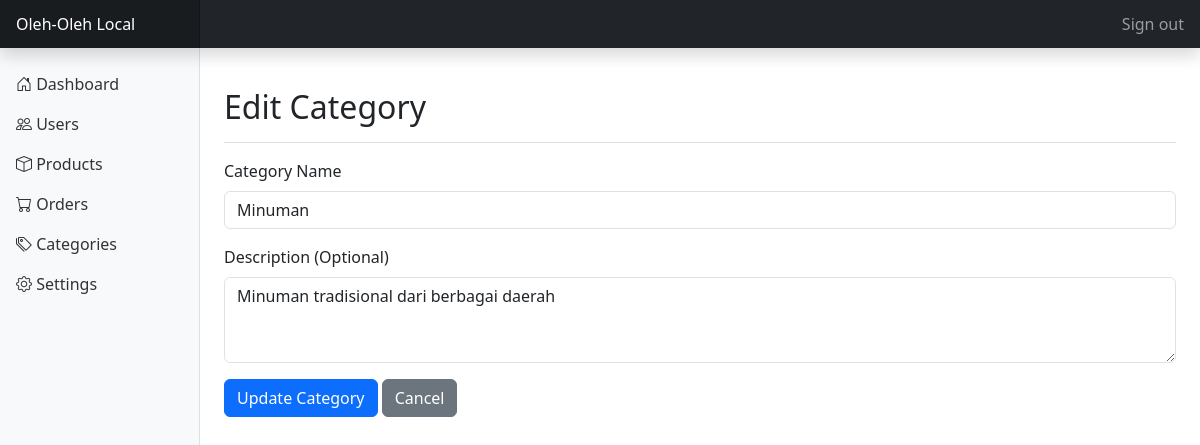
The app's page /admin/edit_category.php?id=2 (signed in) with its own data.
### tables this page shows
CREATE TABLE categories (
    id INT PRIMARY KEY AUTO_INCREMENT,
    name VARCHAR(100) NOT NULL,
    description TEXT,
    created_at TIMESTAMP DEFAULT CURRENT_TIMESTAMP
);

### classes/Category.php (called while the page is built, shortened)
<?php
class Category
{
    private $conn;
    private $table_name = "categories";
    public $id;
    public function __construct($db)
    {
        $this->conn = $db;
    }
    public function readOne()
    {
        $query = "SELECT * FROM " . $this->table_name . " WHERE id = ? LIMIT 0,1";
        $stmt = $this->conn->prepare($query);
        $stmt->bindParam(1, $this->id);
        $stmt->execute();
        $row = $stmt->fetch(PDO::FETCH_ASSOC);
        if ($row) {
            return $row;
        }
        return false;
    }
}

### admin/edit_category.php (the view, shortened to what this page needs)
<?php
include_once '../classes/Category.php';
$database = new Database();
$db = $database->getConnection();
$category = new Category($db);
$category->id = $_GET['id'];
$category_data = $category->readOne();
include_once '../includes/admin_header.php';
?>
<div class="container-fluid">
    <div class="row">
        <?php include_once '../includes/admin_sidebar.php'; ?>
        <main class="col-md-9 ms-sm-auto col-lg-10 px-md-4">
            <div
                class="d-flex justify-content-between flex-wrap flex-md-nowrap align-items-center pt-3 pb-2 mb-3 border-bottom">
                <h1 class="h2">Edit Category</h1>
            </div>
            <form action="<?php echo htmlspecialchars($_SERVER["PHP_SELF"] . "?id=" . $category->id); ?>" method="post">
                <div class="mb-3">
                    <label for="name" class="form-label">Category Name</label>
                    <input type="text" class="form-control" id="name" name="name"
                        value="<?php echo $category_data['name']; ?>" required>
                </div>
                <div class="mb-3">
                    <label for="description" class="form-label">Description (Optional)</label>
                    <textarea class="form-control" id="description" name="description"
                        rows="3"><?php echo $category_data['description']; ?></textarea>
                </div>
                <button type="submit" class="btn btn-primary">Update Category</button>
                <a href="categories.php" class="btn btn-secondary">Cancel</a>
            </form>
        </main>
    </div>
</div>
<?php include_once '../includes/admin_footer.php'; ?>

### assets/admin.css (style rules this page uses)
main { padding-top: 1.5rem; }

### records on screen
categories: name "Minuman", description "Minuman tradisional dari berbagai daerah"
